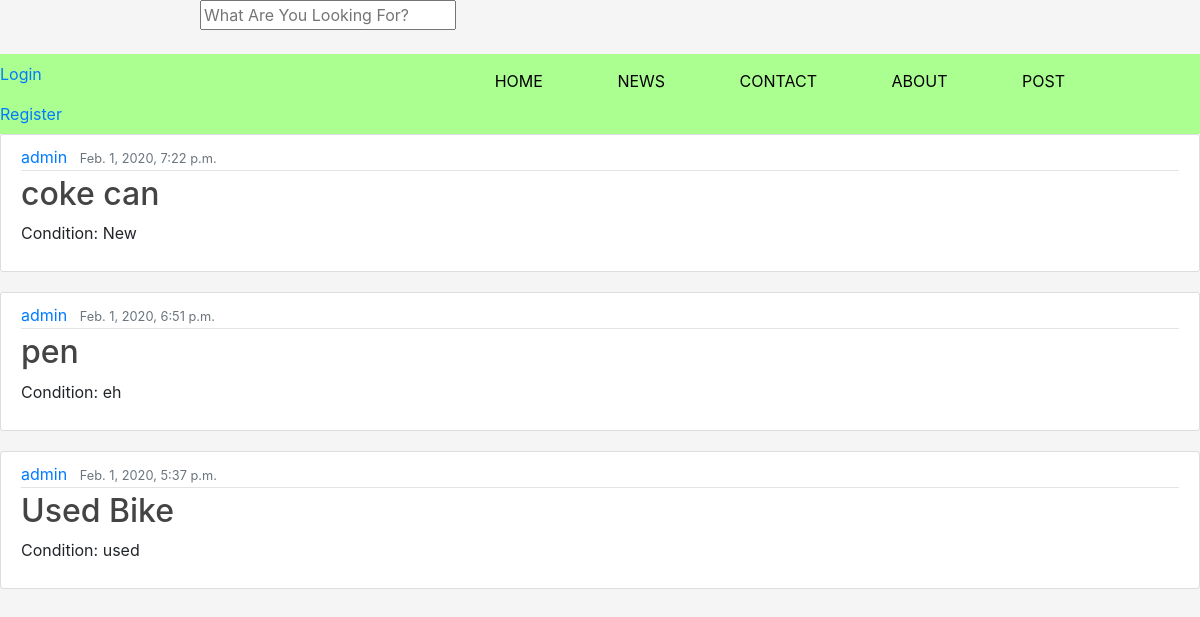
The app's page /, older data.
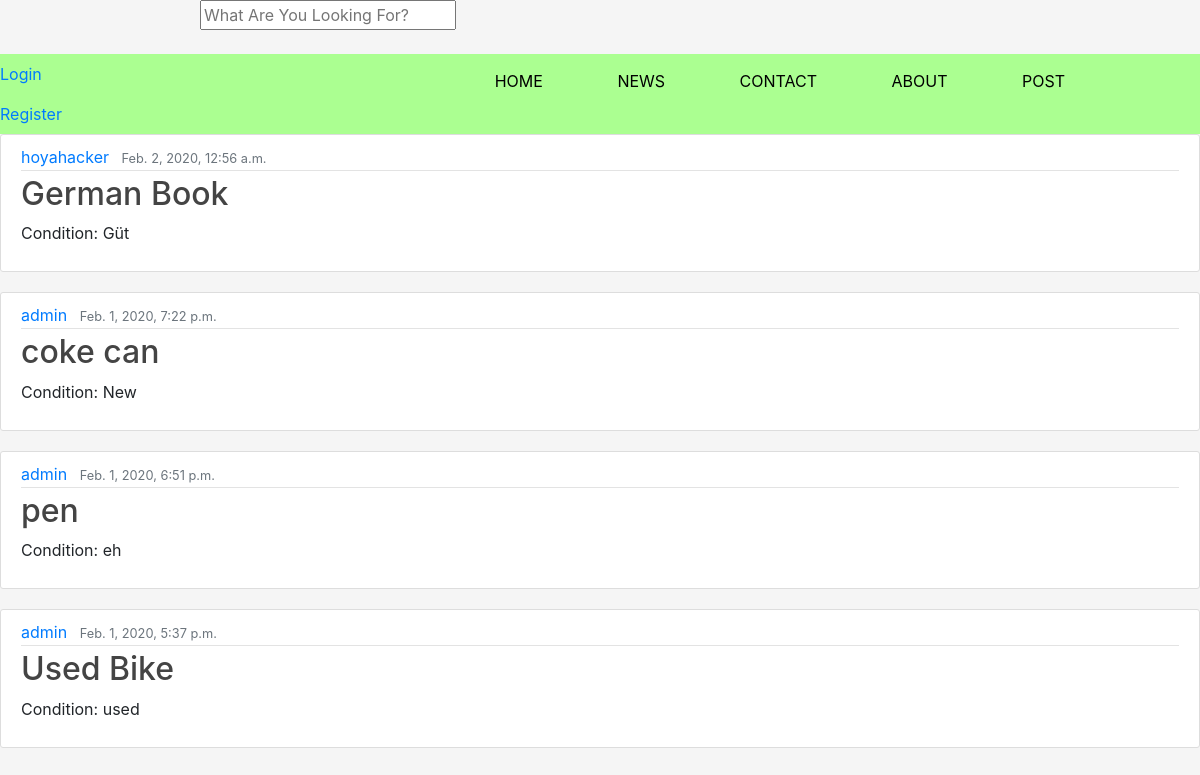
The same page, newer data.
### marketplace/models.py (models this page shows, shortened)
class ItemPost(models.Model):
    title = models.CharField(max_length=100)
    item_image = models.ImageField(blank=True, null=True)
    date_posted = models.DateTimeField(default=timezone.now)
    author = models.ForeignKey(User, on_delete=models.CASCADE)
    condition = models.CharField(max_length=20)

### marketplace/views.py (the view)
# urls.py: path('', PostListView.as_view(), name= "marketplace-home"),
class PostListView(ListView):
    model = ItemPost
    template_name = 'marketplace/home.html'
    context_object_name = 'posts'
    ordering = ['-date_posted']

### marketplace/templates/marketplace/home.html
{% extends "marketplace/base.html" %}
{% block content %}
{% for post in posts %}
<article class="media content-section">
  <div class="media-body">
    <div class="article-metadata">
      <a class="mr-2" href="#">{{ post.author }}</a>
      <small class="text-muted">{{ post.date_posted }}</small>
    </div>
    <h2><a class="article-title" href="{% url 'itempost-detail' post.id %}">{{ post.title }}</a></h2>
    <p class="article-content">Condition: {{ post.condition }}</p>
  </div>
</article>
{% endfor %}
{% endblock content %}

Row changes from the older to the newer data that the page shows:
added ItemPost: author "hoyahacker", date_posted "Feb. 2, 2020, 12:56 a.m.", title "German Book", condition "Güt"
